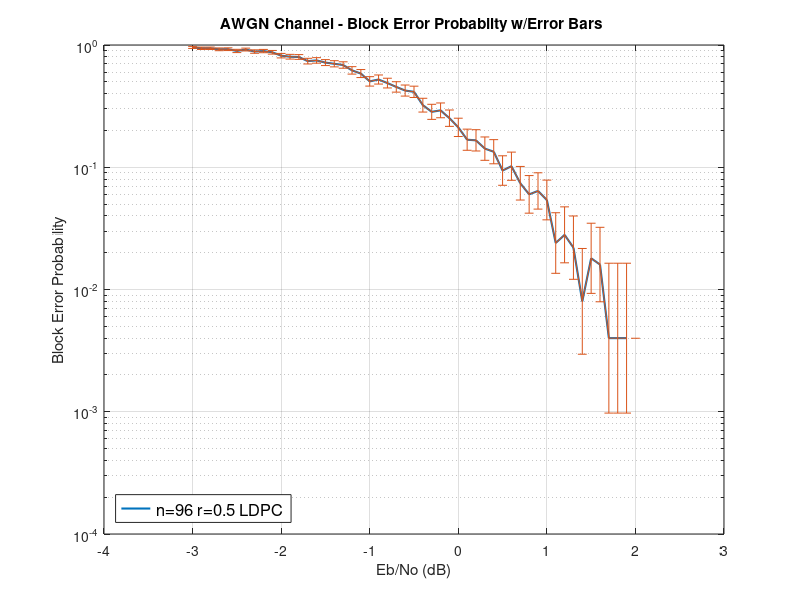

Here is the MATLAB script that generated this plot:
clear all
close all

errorData = load('errorbars-data2.mat');
I = errorData.I;

x = I(:,1) - 3;
y = I(:,8); % BLOCK ERROR PROBABILITY NOT BER!
u = I(:,6);
l = I(:,7);

graph = semilogy(x,y,'DisplayName','n=96 r=0.5 LDPC','LineWidth',1.5);
hold on
grid on
errorbar(x,y,l,u);
xlabel('Eb/No (dB)');
ylabel('Block Error Probability');
title('AWGN Channel - Block Error Probabilty w/Error Bars ');
lgnd = legend([graph]);
set(lgnd,'FontSize',12,'Location','SouthWest');